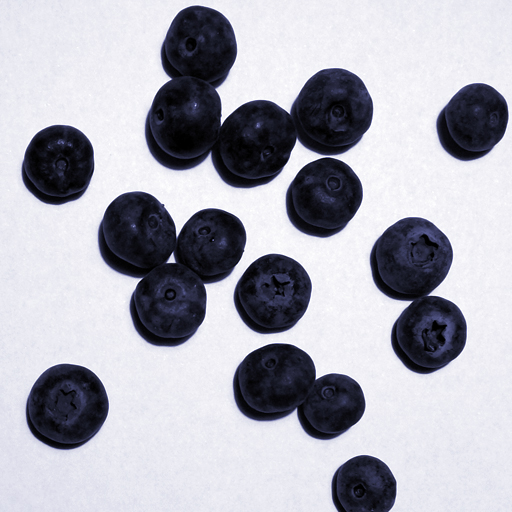
#> input picture examples/images/bberry.jpg, 512 x 512 px
$ python -i dialogs.py   (imports and definitions only)   (older library calls are emulated)
#> lines starting #> are read from the running program, lines starting #| are printed output that depends on the picture
### imsis/image.py
#!/usr/bin/env python

"""
This file is part of IMSIS
Licensed under the MIT license:
http://www.opensource.org/licenses/MIT-license

This module contains image processing methods
"""

import os
import sys

import cv2 as cv
import matplotlib.gridspec as gridspec
import numpy as np
import scipy.misc
from matplotlib import pyplot as plt
import numpy.random as random
from matplotlib.colors import hsv_to_rgb
from datetime import datetime
from scipy import ndimage

import imsis


class Image(object):

    # [336 lines left out: functions load, crop_rectangle, crop, crop_percentage, resize, _blur_edge and 16 more, not called in this run]

    class Process:

        # [352 lines left out: functions directionalsharpness, gradient_image, gradient_image_nonmaxsuppressed, nonlocalmeans, deconvolution_wiener, median and 12 more, not called in this run]

        @staticmethod
        def merge2channels(img0, img1):
            """Merge 2 images using 2 colors

            :Parameters: image1, image2
            :Returns: image
            """
            img0 = Image.Convert.toGray(img0)
            img1 = Image.Convert.toGray(img1)

            img0 = Image.Adjust.histostretch_clahe(img0)
            img1 = Image.Adjust.histostretch_clahe(img1)

            img0 = cv.cvtColor(img0, cv.COLOR_GRAY2BGR)
            img1 = cv.cvtColor(img1, cv.COLOR_GRAY2BGR)

            r0, g0, b0 = cv.split(img0)
            r1, g1, b1 = cv.split(img1)
            img3 = cv.merge([b1, g1, r0])
            return img3

        # [99 lines left out: functions merge3channels, gradient_removal, replace_black_pixels_by_median, replace_black_pixels_using_nonlocalmeans, remove_islands_colour, not called in this run]

    class Colormap:

        # [144 lines left out: functions replace_color_in_colormap, colormap_jet, colormap_hot, matplotlib_to_opencv_colormap, colormap_tab20, colormap_tab20b and 2 more, not called in this run]

    class Adjust:
        # [65 lines left out: functions invert, squared_and_bin, bin, histogram, not called in this run]

        @staticmethod
        def histostretch_clahe(img):
            """Apply a CLAHE (Contrast Limited Adaptive Histogram Equalization) filter on a grayscale image
            supports 8 and 16 bit images.

            :Parameters: image
            :Returns: image
            """
            # img = cv.pyrDown(img)

            if (len(img.shape) < 3):
                clahe = cv.createCLAHE(clipLimit=2.0, tileGridSize=(8, 8))
                cl1 = clahe.apply(img)
                img = cl1
            else:
                clahe = cv.createCLAHE(clipLimit=3., tileGridSize=(8, 8))
                lab = cv.cvtColor(img, cv.COLOR_BGR2LAB)  # convert from BGR to LAB color space
                l, a, b = cv.split(lab)  # split on 3 different channels
                l2 = clahe.apply(l)  # apply CLAHE to the L-channel
                lab = cv.merge((l2, a, b))  # merge channels
                img = cv.cvtColor(lab, cv.COLOR_LAB2BGR)  # convert from LAB to BGR
            return img

        # [230 lines left out: functions histostretch_equalized, histostretch_normalize, threshold, normalize, thresholdrange, threshold_otsu and 5 more, not called in this run]

    class Transform:
        # [45 lines left out: functions flip_horizontal, flip_vertical, translate, rotate, not called in this run]

    class Binary:

        # [196 lines left out: functions skeletonize, zhang_suen_thinning, morphology_erode, morphology_dilate, morphology_open, morphology_close and 3 more, not called in this run]

    class Convert:

        @staticmethod
        def to8bit(img):
            """Convert to 8 bit image

            :Parameters: image
            :Returns: image
            """
            if (img.dtype == np.uint16):
                img1 = (img / 256).astype('uint8')  # updated this one on 20191216 for 16 bit imaging
            else:
                img1 = (img).astype('uint8')
            # img1 = img.astype('uint8')  # 16bit to 8bit
            return img1

        # [30 lines left out: functions to16bit, toRGB, not called in this run]

        @staticmethod
        def toGray(img):
            """Convert RGB to color grayscale image

            :Parameters: image
            :Returns: image
            """
            img1 = img
            channels = len(img.shape)
            if (channels > 2):
                img1 = cv.cvtColor(img, cv.COLOR_RGB2GRAY)
                # print('Image converted from RGB to Grayscale')
            return img1

        # [63 lines left out: functions BGRtoRGB, RGBtoBGR, BGRtoHSV, HSVtoBGR, binarytogray, not called in this run]

    class FilterKernels:

        # [104 lines left out: functions ideal_lowpass_kernel, gaussian_lowpass_kernel, butterworth_lowpass_kernel, ideal_bandpass_kernel2, ideal_bandpass_kernel, ideal_bandstop_kernel and 3 more, not called in this run]

        def butterworth_bandpass_kernel(img, D0=5, W=10):
            kernel = 1.0 - Image.FilterKernels.butterworth_bandstop_kernel(img, D0, W)
            return kernel

    class Tools:
        # combined sequences

        # [793 lines left out: functions image_with_2_closeups, anaglyph, image2patches, patches2image_overlay, patches2image, patches2disk and 21 more, not called in this run]

### imsis/analyze.py
#!/usr/bin/env python

"""
This file is part of IMSIS
Licensed under the MIT license:
http://www.opensource.org/licenses/MIT-license

This module contains methods to analyze images
"""

import math
import time

import cv2 as cv
import matplotlib.gridspec as gridspec
import matplotlib.pyplot as plt
import matplotlib.patches as mpatches
import matplotlib.ticker as ticker
import numpy as np

import imsis as ims
from scipy import ndimage
from PIL import Image
from PIL import ImageDraw
from PIL import ImageFont
import scipy
import sys

import scipy.stats as stats
from scipy import fftpack
import random as rng
from collections import deque
from enum import Enum
import matplotlib.colors as mcolors

rng.seed(12345)


class Analyze(object):

    # [700 lines left out: functions __findlocalExtrema, find_edge, find_brightest_spot, __imagetolineprofile, __cropsubimage, get_lineprofile and 13 more, not called in this run]

    @staticmethod
    def add_text(img, x0=0, y0=0, text='empty', fontsize=60, aligntocenter=False, outline=True):
        """Add text to an image

        :Parameters: image, x0=0, y0=0, text='empty', fontsize=60, aligntocenter=False
        :Returns: image
        """
        try:
            font = ImageFont.truetype("arial.ttf", fontsize)
        except IOError:
            font = ImageFont.load_default()

        # Get bounding box for text
        left, top, right, bottom = font.getbbox(text)
        text_width = right - left
        text_height = bottom - top

        # Convert numpy array to Pillow image if necessary
        if isinstance(img, np.ndarray):
            pil_im = Image.fromarray(img)
        else:
            pil_im = img

        # Convert image to RGB if not already in that mode
        if pil_im.mode != "RGB":
            pil_im = pil_im.convert("RGB")

        draw = ImageDraw.Draw(pil_im)

        if aligntocenter:
            x0 -= text_width // 2
            y0 -= text_height // 2

        # Draw text with outline
        if outline:
            shadowcolor = (0, 0, 0)
            # Draw shadow
            draw.text((x0 - 1, y0), text, font=font, fill=shadowcolor)
            draw.text((x0 + 1, y0), text, font=font, fill=shadowcolor)
            draw.text((x0, y0 - 1), text, font=font, fill=shadowcolor)
            draw.text((x0, y0 + 1), text, font=font, fill=shadowcolor)
            # Draw text
            draw.text((x0, y0), text, fill=(255, 255, 255), font=font)
        else:
            draw.text((x0, y0), text, fill=(0, 255, 0), font=font)

        return np.array(pil_im)

    '''
    def add_text(img, x0=0, y0=0, text='empty', fontsize=60, aligntocenter=False, outline=True, drawbar=False, barcolor=(0,0,0)):
        """Add text to an image

        :Parameters: image, x0=0, y0=0, text='empty', fontsize=60, aligntocenter=False
        :Returns: image
        """
        font = ImageFont.truetype("arial.ttf", fontsize)
        _, _, cx, cy = font.getbbox(text)
        rgb = ims.Image.Convert.toRGB(img)
        pil_im = Image.fromarray(rgb)
        draw = ImageDraw.Draw(pil_im)
        if (aligntocenter == True):
            x0 = x0 - int(cx * 0.5)
            y0 = y0 - int(cy * 0.5)

        text_width, text_height = draw.textsize(text, font=font)

        if drawbar:
            bar_margin = 0  # Adjust the padding around the text for the bar
            bar_x0, bar_y0 = x0 - bar_margin, y0 - bar_margin
            bar_x1, bar_y1 = x0 + text_width + bar_margin, y0 + text_height + bar_margin
            draw.rectangle([bar_x0, bar_y0, bar_x1, bar_y1], fill=barcolor)  # Bar's color

        # thin border
        if outline == True:
            shadowcolor = (0, 0, 0)
            draw.text((x0 - 1, y0), text, font=font, fill=shadowcolor)
            draw.text((x0 + 1, y0), text, font=font, fill=shadowcolor)
            draw.text((x0, y0 - 1), text, font=font, fill=shadowcolor)
            draw.text((x0, y0 + 1), text, font=font, fill=shadowcolor)
            draw.text((x0, y0), text, fill=(255, 255, 255), font=font)
        else:
            draw.text((x0, y0), text, fill=(0, 255, 0), font=font)

        img = np.array(pil_im)
        return img
    '''


    # [422 lines left out: functions create_text_label, add_line_measurements, add_singleline_measurement, add_scalebar, correct_imageshift_list, PSNR and 8 more, not called in this run]

    class SharpnessDetection:
        # Ref: http: // radjkarl.github.io / imgProcessor / _modules / imgProcessor / measure / sharpness / parameters.html

        # [155 lines left out: functions varianceOfLaplacian, tenengrad, tenengradvariance, normalizedGraylevelVariance, graylevelVariance, modifiedLaplacian and 8 more, not called in this run]

    class ImageAlignment:
        # [204 lines left out: functions NCC, CenterOfMass, GRAD, NONMAX, ORB, not called in this run]

    class FindFeature(object):
        # [14 lines left out: function __init__, not called in this run]

        @property
        def shift_in_pixels(self):
            return self._shift_in_pixels

        @property
        def score(self):
            return self._score

        @property
        def t_center_perc(self):
            return self._t_center_perc

        @property
        def t_size_perc(self):
            return self._t_size_perc

        @property
        def s_center_perc(self):
            return self._s_center_perc

        @property
        def s_size_perc(self):
            return self._s_size_perc

        @property
        def template(self):
            return self._template

        @property
        def t_center_pixels(self):
            return self._t_center_pixels

        @property
        def t_size_pixels(self):
            return self._t_size_pixels

        @property
        def s_center_pixels(self):
            return self._s_center_pixels

        @property
        def s_size_pixels(self):
            return self._s_size_pixels

        @property
        def template_matcher(self):
            return self._template_matcher

        @property
        def apply_gradient(self):
            return self._apply_gradient

        @t_center_perc.setter
        def t_center_perc(self, value):
            self._t_center_perc = value

        @t_size_perc.setter
        def t_size_perc(self, value):
            self._t_size_perc = value

        @s_center_perc.setter
        def s_center_perc(self, value):
            self._s_center_perc = value

        @s_size_perc.setter
        def s_size_perc(self, value):
            self._s_size_perc = value

        @template.setter
        def template(self, value):
            self._template = value

        @t_center_pixels.setter
        def t_center_pixels(self, value):
            self._t_center_pixels = value

        @t_size_pixels.setter
        def t_size_pixels(self, value):
            self._t_size_pixels = value

        @s_center_pixels.setter
        def s_center_pixels(self, value):
            self._s_center_pixels = value

        @s_size_pixels.setter
        def s_size_pixels(self, value):
            self._s_size_pixels = value

        # methods = ['cv.TM_CCOEFF', 'cv.TM_CCOEFF_NORMED', 'cv.TM_CCORR',
        #                   'cv.TM_CCORR_NORMED', 'cv.TM_SQDIFF', 'cv.TM_SQDIFF_NORMED','zncc','ssd','sad']
        @template_matcher.setter
        def template_matcher(self, value):
            self._template_matcher = value

        @apply_gradient.setter
        def apply_gradient(self, value):
            self._apply_gradient = value

        # [8 lines left out: function __cut, not called in this run]

        def __crop(self, img, x0, y0, x1, y1):
            res = ims.Image.crop(img, x0, y0, x1, y1)
            return res

        # [310 lines left out: functions run, create_template, create_template_dialog, __templatematch, __centeroftemplate, __templatematchcore and 6 more, not called in this run]

    class FeatureProperties(object):

        class ColorScheme(Enum):
            Original = 1
            Size = 2
            Random = 3

        class SizeDistributionXAxis(Enum):
            Area = 1
            EquivalentDiameter = 2
            AspectRatio = 3
            Solidity = 4
            Orientation = 5
            Perimeter = 6
            MeanIntensity = 7
            ConvexHullArea = 8

        propertynames = ['Area',
                         'EquivalentDiameter',
                         'Orientation',
                         'MajorAxisLength',
                         'MinorAxisLength',
                         'Perimeter',
                         'XCoord',
                         'YCoord',
                         'Solidity',
                         'BoundingBoxWidth',
                         'BoundingBoxHeight',
                         'BoundingBoxArea',
                         'ConvexHullArea',
                         'MinIntensity',
                         'MeanIntensity',
                         'MaxIntensity',
                         'Extent',
                         'AspectRatio',
                         'ColR',
                         'ColG',
                         'ColB',
                         'Filename']

        # [612 lines left out: functions _process_contours, _contours_with_distance_map, get_featureproperties, size_to_color, plot_feature_distribution, plot_feature_size_ids and 8 more, not called in this run]

    class FeatureClassifier(object):

        color_map = {
            'circle': (255, 0, 0),  # Red
            'ellipse': (0, 0, 255),  # Blue
            'line': (128, 0, 128),  # Purple
            'rod': (0, 255, 0),  # Green
            'rectangle': (255, 0, 255),  # Magenta
            'square': (255, 255, 0),  # Yellow
            'trapezoid': (255, 165, 0),  # Orange
            'triangle': (0, 255, 255),  # Cyan
            'cross': (0, 128, 0),  # Dark Green
            'hexagon': (64, 224, 208),  # Turquoise
            'octagon': (255, 105, 180),  # Hot Pink
            'star': (218, 112, 214),  # Orchid
        }

        # [322 lines left out: functions _generate_image, _match_shape, find_contours_by_grayscale, draw_contours_on_image, create_featurelist, not called in this run]
        '''
        @staticmethod
        def create_annotated_image(input_image, contours_on_image, feature_list):
            """classify features
               :Parameters: input_image, contours_on_image, feature_list
               :Returns: id_image, category_image
            """

            id_image = ims.Image.add2(ims.Image.Convert.toRGB(input_image.copy()),contours_on_image.copy(),alpha=0.5)
            category_image = id_image.copy()

            image_width = id_image.shape[1]
            if image_width < 512:
                fontsize = int(id_image.shape[1] / 40)
            else:
                fontsize = int(512 / 40)

            for obj in feature_list:
                nr = obj['id']  # Object number
                cx = obj['xcoord']  # X coordinate of the center
                cy = obj['ycoord']  # Y coordinate of the center
                best_shape = obj['shape_str']  # Shape determined during the detection phase

                # Annotate the ID and the shape on the images
                id_image = ims.Analyze.add_text(id_image, cx, cy, str(nr), fontsize, aligntocenter=True, outline=True)
                category_image = ims.Analyze.add_text(category_image, cx, cy, best_shape, fontsize, aligntocenter=True,
                                                      outline=True)

            return id_image, category_image
        '''

        # [99 lines left out: functions create_annotated_image, classify_features, show_supported_shapes, not called in this run]

    class OpticalFlow(object):
        # [53 lines left out: functions draw_flow, draw_hsv, warp_flow, dense_optical_flow, not called in this run]

### imsis/dialogs.py
#!/usr/bin/env python

"""
This file is part of IMSIS
Licensed under the MIT license:
http://www.opensource.org/licenses/MIT-license

This module contains methods that are used for graphical user interaction.
"""

import cv2 as cv
import sys
from PySide6 import QtWidgets, QtGui, QtCore
import imsis as ims
import numpy as np
import os
from functools import partial
import collections


class Window(QtWidgets.QDialog):
    closed = QtCore.Signal(str)

    def __init__(self):
        super().__init__()
        self.setWindowFlags(QtCore.Qt.WindowType.WindowStaysOnTopHint)

    def closeEvent(self, event):
        self.closed.emit(self.windowTitle())
        super().closeEvent(event)

    # [51 lines left out: functions dialog_ok_cancel, dialog_message, dialog_error, dialog_input_text, dialog_textbox, dialog_textbox_html, not called in this run]


class PropertyGridWidget(QtWidgets.QDialog):
    _instances = set()  # Class level set to hold references to window instances

    # [181 lines left out: functions __init__, onCheckBoxStateChanged, onComboIndexChanged, onButtonClicked, not called in this run]


class MultiButtonWidget(QtWidgets.QDialog):
    _instances = set()

    # [28 lines left out: functions __init__, handleButton, not called in this run]


class CheckListWidget(QtWidgets.QDialog):
    # [57 lines left out: functions __init__, onAccepted, not called in this run]

    def onAbort(self):
        self.choices = None
        self.reject()

    # [9 lines left out: functions select, unselect, not called in this run]


class RadioButtonListWidget(QtWidgets.QDialog):
    _instances = set()

    # [48 lines left out: function __init__, not called in this run]

    def onAccepted(self):
        self.choices = self.button_group.checkedId()
        self.accept()

    def onAbort(self):
        self.choices = None
        self.reject()


class ComboBoxWidget(QtWidgets.QDialog):
    _instances = set()  # Class level set to hold references to window instances

    # [64 lines left out: function __init__, not called in this run]

    def onAccepted(self):
        self.choices = self.button_group.currentIndex()
        self.accept()

    def onAbort(self):
        self.choices = None
        self.reject()


class ImageListViewWidget(QtWidgets.QListWidget):
    _instances = set()  # Class level set to hold references to window instances
    dropped = QtCore.Signal(list)

    # [31 lines left out: functions __init__, dragEnterEvent, dragMoveEvent, dropEvent, not called in this run]


class ImageListViewForm(QtWidgets.QDialog):

    # [21 lines left out: functions __init__, pictureDropped, not called in this run]


class Dialogs(object):
    def __init__(self):
        print("Dialog init")
        self.window = None  # added

    # DIALOGS QT
    # [1526 lines left out: functions dialog_ok_cancel, dialog_checklist, dialog_dictionary_activekey, dialog_dictionary_activeindex, dialog_comboboxlist, dialog_radiobuttonlist and 27 more, not called in this run]

# main

>>> import cv2
>>> picture = cv2.imread('../examples/images/bberry.jpg')
#> picture is the input picture: shape (512, 512, 3); mean B, G, R 182.1, 172.5, 172.5
>>> result = Dialogs().adjust_mask_with_overlay(picture)
#> in subfunction, `thresh0 = cv.inRange(imout, min, max)`: thresh0: shape (512, 512); every value is 0
#> in toGray (call 2), `img1 = cv.cvtColor(img, cv.COLOR_RGB2GRAY)`:
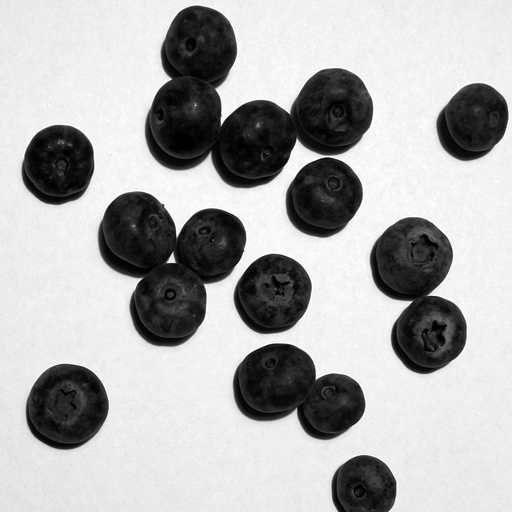
#> img1: shape (512, 512); min 0, max 255, mean 175.4
#> in histostretch_clahe, `cl1 = clahe.apply(img)`: cl1: shape (512, 512); every value is 3
#> in histostretch_clahe (call 2), `cl1 = clahe.apply(img)`:
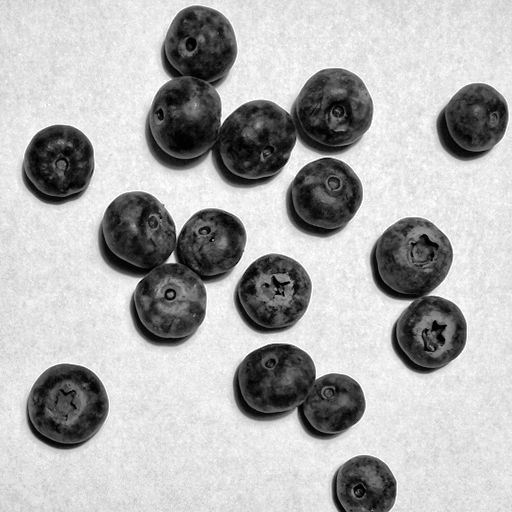
#> cl1: shape (512, 512); min 0, max 255, mean 177.1
#> in merge2channels, `img0 = cv.cvtColor(img0, cv.COLOR_GRAY2BGR)`: img0: shape (512, 512, 3); every value is 3
#> in merge2channels, `img3 = cv.merge([b1, g1, r0])`:
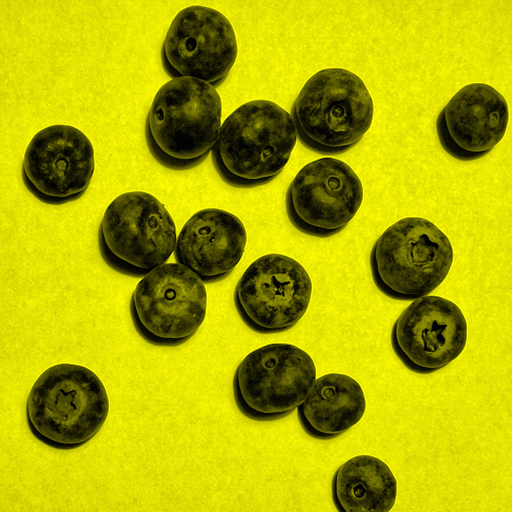
#> img3: shape (512, 512, 3); mean R, G, B 177.1, 177.1, 3
#> in add_text, `return np.array(pil_im)`:
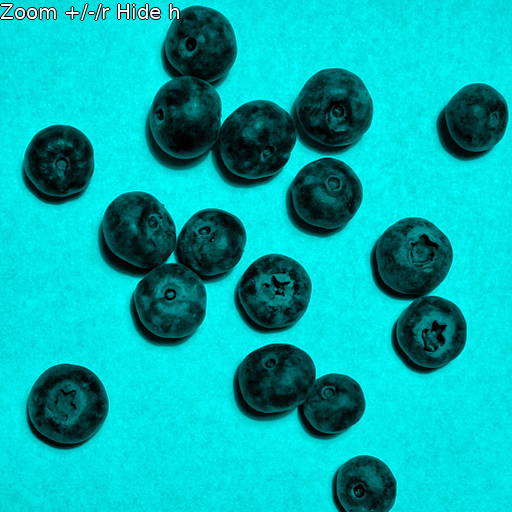
#> returned value: shape (512, 512, 3); mean of channels 0, 1, 2 176.6, 176.6, 3.6; drawn as B, G, R
#> (key Esc is pressed here)
